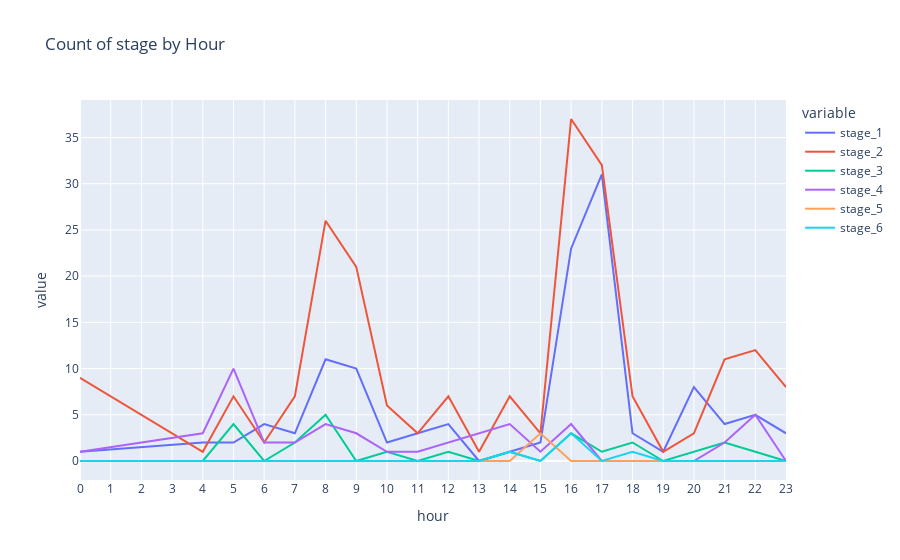

This figure's notebook cell:
### Code cell
hourly = %sql SELECT hour as "hour" ,count(case when stage = 1 then 1 else null end) as "stage_1",count(case when stage = 2 then 1 else null end) as "stage_2",count(case when stage = 3 then 1 else null end) as "stage_3",count(case when stage = 4 then 1 else null end) as "stage_4",count(case when stage = 5 then 1 else null end) as "stage_5",count(case when stage = 6 then 1 else null end) as "stage_6" FROM load_shedding_clean GROUP BY hour ORDER by hour
hourly
fig2 = px.line(hourly,x="hour",y=["stage_1","stage_2","stage_3","stage_4","stage_5","stage_6"],title="Count of stage by Hour")
fig2.update_layout(
    xaxis= dict(
        dtick = 1
    )
)
fig2.show()

### Figure 1 — Plotly figure (JSON) as saved in the notebook; plotly's stock layout.template omitted (floating-point values rounded to 4 significant figures)
{"data": [{"hovertemplate": "variable=stage_1<br>hour=%{x}<br>value=%{y}<extra></extra>", "legendgroup": "stage_1", "line": {"color": "#636efa", "dash": "solid"}, "marker": {"symbol": "circle"}, "mode": "lines", "name": "stage_1", "orientation": "v", "showlegend": true, "type": "scatter", "x": [0, 4, 5, 6, 7, 8, 9, 10, 11, 12, 13, 14, 15, 16, 17, 18, 19, 20, 21, 22, 23], "xaxis": "x", "y": [1, 2, 2, 4, 3, 11, 10, 2, 3, 4, 0, 1, 2, 23, 31, 3, 1, 8, 4, 5, 3], "yaxis": "y"}, {"hovertemplate": "variable=stage_2<br>hour=%{x}<br>value=%{y}<extra></extra>", "legendgroup": "stage_2", "line": {"color": "#EF553B", "dash": "solid"}, "marker": {"symbol": "circle"}, "mode": "lines", "name": "stage_2", "orientation": "v", "showlegend": true, "type": "scatter", "x": [0, 4, 5, 6, 7, 8, 9, 10, 11, 12, 13, 14, 15, 16, 17, 18, 19, 20, 21, 22, 23], "xaxis": "x", "y": [9, 1, 7, 2, 7, 26, 21, 6, 3, 7, 1, 7, 3, 37, 32, 7, 1, 3, 11, 12, 8], "yaxis": "y"}, {"hovertemplate": "variable=stage_3<br>hour=%{x}<br>value=%{y}<extra></extra>", "legendgroup": "stage_3", "line": {"color": "#00cc96", "dash": "solid"}, "marker": {"symbol": "circle"}, "mode": "lines", "name": "stage_3", "orientation": "v", "showlegend": true, "type": "scatter", "x": [0, 4, 5, 6, 7, 8, 9, 10, 11, 12, 13, 14, 15, 16, 17, 18, 19, 20, 21, 22, 23], "xaxis": "x", "y": [0, 0, 4, 0, 2, 5, 0, 1, 0, 1, 0, 1, 0, 3, 1, 2, 0, 1, 2, 1, 0], "yaxis": "y"}, {"hovertemplate": "variable=stage_4<br>hour=%{x}<br>value=%{y}<extra></extra>", "legendgroup": "stage_4", "line": {"color": "#ab63fa", "dash": "solid"}, "marker": {"symbol": "circle"}, "mode": "lines", "name": "stage_4", "orientation": "v", "showlegend": true, "type": "scatter", "x": [0, 4, 5, 6, 7, 8, 9, 10, 11, 12, 13, 14, 15, 16, 17, 18, 19, 20, 21, 22, 23], "xaxis": "x", "y": [1, 3, 10, 2, 2, 4, 3, 1, 1, 2, 3, 4, 1, 4, 0, 0, 0, 0, 2, 5, 0], "yaxis": "y"}, {"hovertemplate": "variable=stage_5<br>hour=%{x}<br>value=%{y}<extra></extra>", "legendgroup": "stage_5", "line": {"color": "#FFA15A", "dash": "solid"}, "marker": {"symbol": "circle"}, "mode": "lines", "name": "stage_5", "orientation": "v", "showlegend": true, "type": "scatter", "x": [0, 4, 5, 6, 7, 8, 9, 10, 11, 12, 13, 14, 15, 16, 17, 18, 19, 20, 21, 22, 23], "xaxis": "x", "y": [0, 0, 0, 0, 0, 0, 0, 0, 0, 0, 0, 0, 3, 0, 0, 0, 0, 0, 0, 0, 0], "yaxis": "y"}, {"hovertemplate": "variable=stage_6<br>hour=%{x}<br>value=%{y}<extra></extra>", "legendgroup": "stage_6", "line": {"color": "#19d3f3", "dash": "solid"}, "marker": {"symbol": "circle"}, "mode": "lines", "name": "stage_6", "orientation": "v", "showlegend": true, "type": "scatter", "x": [0, 4, 5, 6, 7, 8, 9, 10, 11, 12, 13, 14, 15, 16, 17, 18, 19, 20, 21, 22, 23], "xaxis": "x", "y": [0, 0, 0, 0, 0, 0, 0, 0, 0, 0, 0, 1, 0, 3, 0, 1, 0, 0, 0, 0, 0], "yaxis": "y"}], "layout": {"legend": {"title": {"text": "variable"}, "tracegroupgap": 0}, "title": {"text": "Count of stage by Hour"}, "xaxis": {"anchor": "y", "domain": [0, 1], "dtick": 1, "title": {"text": "hour"}}, "yaxis": {"anchor": "x", "domain": [0, 1], "title": {"text": "value"}}}}
